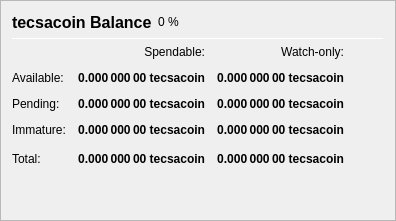
                   <widget class="QFrame" name="frame_Balances">
                    <property name="frameShape">
                     <enum>QFrame::StyledPanel</enum>
                    </property>
                    <property name="frameShadow">
                     <enum>QFrame::Raised</enum>
                    </property>
                    <layout class="QVBoxLayout" name="verticalLayout_4">
                     <item>
                      <layout class="QHBoxLayout" name="horizontalLayout_4">
                       <item>
                        <widget class="QLabel" name="label_5">
                         <property name="minimumSize">
                          <size>
                           <width>0</width>
                           <height>20</height>
                          </size>
                         </property>
                         <property name="font">
                          <font>
                           <pointsize>12</pointsize>
                           <weight>75</weight>
                           <bold>true</bold>
                          </font>
                         </property>
                         <property name="text">
                          <string>tecsacoin Balance</string>
                         </property>
                        </widget>
                       </item>
                       <item>
                        <widget class="QLabel" name="labelECAPercent">
                         <property name="text">
                          <string notr="true">0 %</string>
                         </property>
                        </widget>
                       </item>
                       <item>
                        <spacer name="horizontalSpacer_3">
                         <property name="orientation">
                          <enum>Qt::Horizontal</enum>
                         </property>
                         <property name="sizeHint" stdset="0">
                          <size>
                           <width>40</width>
                           <height>20</height>
                          </size>
                         </property>
                        </spacer>
                       </item>
                      </layout>
                     </item>
                     <item>
                      <widget class="Line" name="line_Balance">
                       <property name="minimumSize">
                        <size>
                         <width>0</width>
                         <height>1</height>
                        </size>
                       </property>
                       <property name="maximumSize">
                        <size>
                         <width>16777215</width>
                         <height>1</height>
                        </size>
                       </property>
                       <property name="orientation">
                        <enum>Qt::Horizontal</enum>
                       </property>
                      </widget>
                     </item>
                     <item>
                      <layout class="QGridLayout" name="gridLayout">
                       <property name="spacing">
                        <number>12</number>
                       </property>
                       <item row="0" column="1">
                        <widget class="QLabel" name="labelSpendable">
                         <property name="text">
                          <string>Spendable:</string>
                         </property>
                         <property name="alignment">
                          <set>Qt::AlignRight|Qt::AlignTrailing|Qt::AlignVCenter</set>
                         </property>
                        </widget>
                       </item>
                       <item row="0" column="2">
                        <widget class="QLabel" name="labelWatchonly">
                         <property name="text">
                          <string>Watch-only:</string>
                         </property>
                         <property name="alignment">
                          <set>Qt::AlignRight|Qt::AlignTrailing|Qt::AlignVCenter</set>
                         </property>
                        </widget>
                       </item>
                       <item row="1" column="0">
                        <widget class="QLabel" name="labelBalanceText">
                         <property name="text">
                          <string>Available:</string>
                         </property>
                        </widget>
                       </item>
                       <item row="1" column="1">
                        <widget class="QLabel" name="labelBalance">
                         <property name="font">
                          <font>
                           <weight>75</weight>
                           <bold>true</bold>
                          </font>
                         </property>
                         <property name="cursor">
                          <cursorShape>IBeamCursor</cursorShape>
                         </property>
                         <property name="toolTip">
                          <string>Your current spendable balance</string>
                         </property>
                         <property name="text">
                          <string notr="true">0.000 000 00 tecsacoin</string>
                         </property>
                         <property name="alignment">
                          <set>Qt::AlignRight|Qt::AlignTrailing|Qt::AlignVCenter</set>
                         </property>
                         <property name="textInteractionFlags">
                          <set>Qt::LinksAccessibleByMouse|Qt::TextSelectableByKeyboard|Qt::TextSelectableByMouse</set>
                         </property>
                        </widget>
                       </item>
                       <item row="1" column="2">
                        <widget class="QLabel" name="labelWatchAvailable">
                         <property name="font">
                          <font>
                           <weight>75</weight>
                           <bold>true</bold>
                          </font>
                         </property>
                         <property name="cursor">
                          <cursorShape>IBeamCursor</cursorShape>
                         </property>
                         <property name="toolTip">
                          <string>Your current balance in watch-only addresses</string>
                         </property>
                         <property name="text">
                          <string notr="true">0.000 000 00 tecsacoin</string>
                         </property>
                         <property name="alignment">
                          <set>Qt::AlignRight|Qt::AlignTrailing|Qt::AlignVCenter</set>
                         </property>
                         <property name="textInteractionFlags">
                          <set>Qt::LinksAccessibleByMouse|Qt::TextSelectableByKeyboard|Qt::TextSelectableByMouse</set>
                         </property>
                        </widget>
                       </item>
                       <item row="2" column="0">
                        <widget class="QLabel" name="labelPendingText">
                         <property name="text">
                          <string>Pending:</string>
                         </property>
                        </widget>
                       </item>
                       <item row="2" column="1">
                        <widget class="QLabel" name="labelUnconfirmed">
                         <property name="font">
                          <font>
                           <weight>75</weight>
                           <bold>true</bold>
                          </font>
                         </property>
                         <property name="cursor">
                          <cursorShape>IBeamCursor</cursorShape>
                         </property>
                         <property name="toolTip">
                          <string>Total of transactions that have yet to be confirmed, and do not yet count toward the spendable balance</string>
                         </property>
                         <property name="text">
                          <string notr="true">0.000 000 00 tecsacoin</string>
                         </property>
                         <property name="alignment">
                          <set>Qt::AlignRight|Qt::AlignTrailing|Qt::AlignVCenter</set>
                         </property>
                         <property name="textInteractionFlags">
                          <set>Qt::LinksAccessibleByMouse|Qt::TextSelectableByKeyboard|Qt::TextSelectableByMouse</set>
                         </property>
                        </widget>
                       </item>
                       <item row="2" column="2">
                        <widget class="QLabel" name="labelWatchPending">
                         <property name="font">
                          <font>
                           <weight>75</weight>
                           <bold>true</bold>
                          </font>
                         </property>
                         <property name="cursor">
                          <cursorShape>IBeamCursor</cursorShape>
                         </property>
                         <property name="toolTip">
                          <string>Unconfirmed transactions to watch-only addresses</string>
                         </property>
                         <property name="text">
                          <string notr="true">0.000 000 00 tecsacoin</string>
                         </property>
                         <property name="alignment">
                          <set>Qt::AlignRight|Qt::AlignTrailing|Qt::AlignVCenter</set>
                         </property>
                         <property name="textInteractionFlags">
                          <set>Qt::LinksAccessibleByMouse|Qt::TextSelectableByKeyboard|Qt::TextSelectableByMouse</set>
                         </property>
                        </widget>
                       </item>
                       <item row="3" column="0">
                        <widget class="QLabel" name="labelImmatureText">
                         <property name="text">
                          <string>Immature:</string>
                         </property>
                        </widget>
                       </item>
                       <item row="3" column="1">
                        <widget class="QLabel" name="labelImmature">
                         <property name="font">
                          <font>
                           <weight>75</weight>
                           <bold>true</bold>
                          </font>
                         </property>
                         <property name="cursor">
                          <cursorShape>IBeamCursor</cursorShape>
                         </property>
                         <property name="toolTip">
                          <string>Staked rewards that has not yet matured</string>
                         </property>
                         <property name="text">
                          <string notr="true">0.000 000 00 tecsacoin</string>
                         </property>
                         <property name="alignment">
                          <set>Qt::AlignRight|Qt::AlignTrailing|Qt::AlignVCenter</set>
                         </property>
                         <property name="textInteractionFlags">
                          <set>Qt::LinksAccessibleByMouse|Qt::TextSelectableByKeyboard|Qt::TextSelectableByMouse</set>
                         </property>
                        </widget>
                       </item>
                       <item row="3" column="2">
                        <widget class="QLabel" name="labelWatchImmature">
                         <property name="font">
                          <font>
                           <weight>75</weight>
                           <bold>true</bold>
                          </font>
                         </property>
                         <property name="cursor">
                          <cursorShape>IBeamCursor</cursorShape>
                         </property>
                         <property name="toolTip">
                          <string>Staked or masternode rewards in watch-only addresses that has not yet matured</string>
                         </property>
                         <property name="text">
                          <string notr="true">0.000 000 00 tecsacoin</string>
                         </property>
                         <property name="alignment">
                          <set>Qt::AlignRight|Qt::AlignTrailing|Qt::AlignVCenter</set>
                         </property>
                         <property name="textInteractionFlags">
                          <set>Qt::LinksAccessibleByMouse|Qt::TextSelectableByKeyboard|Qt::TextSelectableByMouse</set>
                         </property>
                        </widget>
                       </item>
                       <!--
                       <item row="4" column="0">
                        <widget class="QLabel" name="labelLockedBalanceText">
                         <property name="toolTip">
                          <string>Locked tecsacoin or Masternode collaterals. These are excluded from zECA minting.</string>
                         </property>
                         <property name="text">
                          <string>Locked:</string>
                         </property>
                        </widget>
                       </item>
                       <item row="4" column="1">
                        <widget class="QLabel" name="labelLockedBalance">
                         <property name="font">
                          <font>
                           <weight>75</weight>
                           <bold>true</bold>
                          </font>
                         </property>
                         <property name="cursor">
                          <cursorShape>IBeamCursor</cursorShape>
                         </property>
                         <property name="toolTip">
                          <string>Locked tecsacoin or Masternode collaterals. These are excluded from zECA minting.</string>
                         </property>
                         <property name="text">
                          <string notr="true">0.000 000 00 tecsacoin</string>
                         </property>
                         <property name="alignment">
                          <set>Qt::AlignRight|Qt::AlignTrailing|Qt::AlignVCenter</set>
                         </property>
                         <property name="textInteractionFlags">
                          <set>Qt::LinksAccessibleByMouse|Qt::TextSelectableByKeyboard|Qt::TextSelectableByMouse</set>
                         </property>
                        </widget>
                       </item>
                       <item row="4" column="2">
                        <widget class="QLabel" name="labelWatchLocked">
                         <property name="font">
                          <font>
                           <weight>75</weight>
                           <bold>true</bold>
                          </font>
                         </property>
                         <property name="cursor">
                          <cursorShape>IBeamCursor</cursorShape>
                         </property>
                         <property name="toolTip">
                          <string>Current locked balance in watch-only addresses</string>
                         </property>
                         <property name="text">
                          <string notr="true">0.000 000 00 tecsacoin</string>
                         </property>
                         <property name="alignment">
                          <set>Qt::AlignRight|Qt::AlignTrailing|Qt::AlignVCenter</set>
                         </property>
                         <property name="textInteractionFlags">
                          <set>Qt::LinksAccessibleByMouse|Qt::TextSelectableByKeyboard|Qt::TextSelectableByMouse</set>
                         </property>
                        </widget>
                       </item>
                       -->
                       <item row="5" column="0">
                        <widget class="QLabel" name="labelTotalText">
                         <property name="toolTip">
                          <string>Your current tecsacoin balance, unconfirmed and immature transactions included</string>
                         </property>
                         <property name="text">
                          <string>Total:</string>
                         </property>
                        </widget>
                       </item>
                       <item row="5" column="1">
                        <widget class="QLabel" name="labelTotal">
                         <property name="font">
                          <font>
                           <weight>75</weight>
                           <bold>true</bold>
                          </font>
                         </property>
                         <property name="cursor">
                          <cursorShape>IBeamCursor</cursorShape>
                         </property>
                         <property name="toolTip">
                          <string>Your current tecsacoin balance, unconfirmed and immature transactions included</string>
                         </property>
                         <property name="text">
                          <string notr="true">0.000 000 00 tecsacoin</string>
                         </property>
                         <property name="alignment">
                          <set>Qt::AlignRight|Qt::AlignTrailing|Qt::AlignVCenter</set>
                         </property>
                         <property name="textInteractionFlags">
                          <set>Qt::LinksAccessibleByMouse|Qt::TextSelectableByKeyboard|Qt::TextSelectableByMouse</set>
                         </property>
                        </widget>
                       </item>
                       <item row="5" column="2">
                        <widget class="QLabel" name="labelWatchTotal">
                         <property name="font">
                          <font>
                           <weight>75</weight>
                           <bold>true</bold>
                          </font>
                         </property>
                         <property name="cursor">
                          <cursorShape>IBeamCursor</cursorShape>
                         </property>
                         <property name="toolTip">
                          <string>Current total balance in watch-only addresses</string>
                         </property>
                         <property name="text">
                          <string notr="true">0.000 000 00 tecsacoin</string>
                         </property>
                         <property name="alignment">
                          <set>Qt::AlignRight|Qt::AlignTrailing|Qt::AlignVCenter</set>
                         </property>
                         <property name="textInteractionFlags">
                          <set>Qt::LinksAccessibleByMouse|Qt::TextSelectableByKeyboard|Qt::TextSelectableByMouse</set>
                         </property>
                        </widget>
                       </item>
                       <item row="5" column="3">
                        <spacer name="horizontalSpacer_9">
                         <property name="orientation">
                          <enum>Qt::Horizontal</enum>
                         </property>
                         <property name="sizeHint" stdset="0">
                          <size>
                           <width>40</width>
                           <height>20</height>
                          </size>
                         </property>
                        </spacer>
                       </item>
                      </layout>
                     </item>
                     <item>
                      <spacer name="verticalSpacer_3">
                       <property name="orientation">
                        <enum>Qt::Vertical</enum>
                       </property>
                       <property name="sizeHint" stdset="0">
                        <size>
                         <width>20</width>
                         <height>40</height>
                        </size>
                       </property>
                      </spacer>
                     </item>
                    </layout>
                   </widget>
